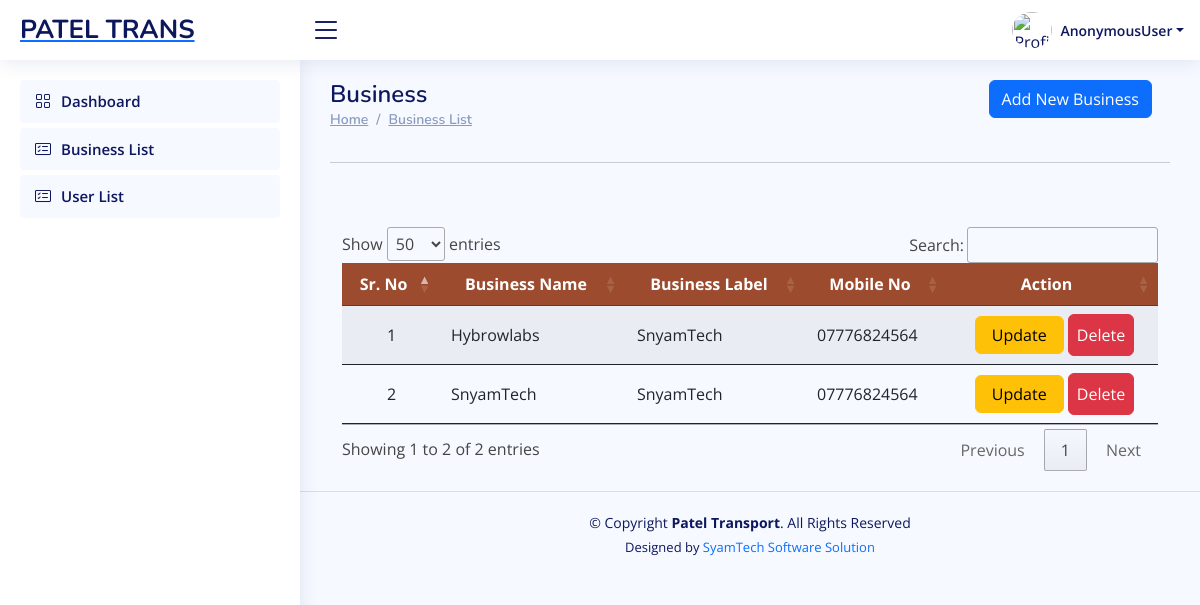
Before: /developer/business_list/ with the older database file.
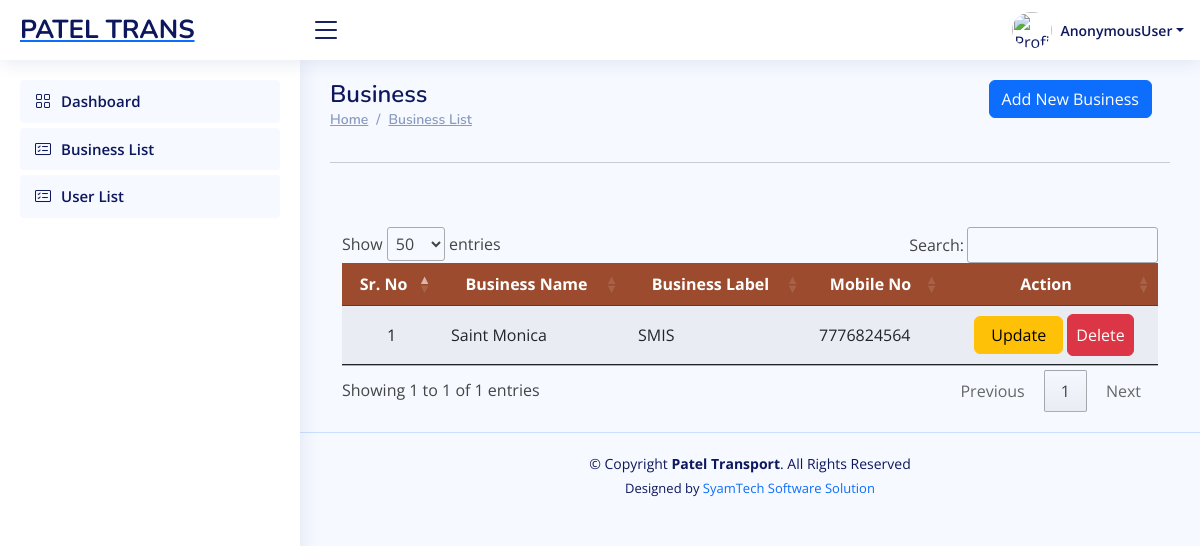
After: the same page with the newer database file.
### Developer/models.py (models this page shows, shortened)
class Business(models.Model):
    business_name = models.CharField(max_length=100)
    business_label = models.CharField(max_length=15)
    mobile_number = models.CharField(max_length=15)
    alternate_mobile_number = models.CharField(max_length=15, null=True, blank=True)
    address = models.TextField(null=True, blank=True)
    email = models.EmailField(unique=True, null=True, blank=True)
    business_number=models.CharField(max_length=50, null=True, blank=True)
    created_at = models.DateTimeField(auto_now_add=True)
    updated_at = models.DateTimeField(auto_now=True)

### Developer/views.py (the view)
# urls.py: path('business_list/', business_list, name='developer_business_list'),
def business_list(request):
    form=BusinessForm()
    rec=Business.objects.select_related().order_by('-id')
    return render(request, 'developer_business_list.html',{'form':form,'rec':rec} )

### Developer/templates/developer_business_list.html (shortened to what this page needs)
{% extends "developer_base.html" %}
{% load crispy_forms_tags %}
{% block content %}
<main id="main" class="main">
    <div class="row">
        <div class="col-sm-6">
            <div class="pagetitle">
                <h1>Business</h1>
                <nav>
                    <ol class="breadcrumb">
                        <li class="breadcrumb-item"><a href="#">Home</a></li>
                        <li class="breadcrumb-item"><a href="#">Business List </a></li>
                    </ol>
                </nav>
            </div>
        </div>
        <div class="col-sm-6">
            <div class="container" style="max-width:97%;">
                <div class="text-lg-end text-start">
                    <a href="#" class="btn btn-primary" data-toggle="modal"
                        data-target="#model_create"> Add New Business</a>
                </div>
            </div>
        </div>
    </div>
    <section class="section dashboard">
<hr>
        <div class="container">
            <div class="row justify-content-center align-items-center">
                <div class="col-sm-12"> <br><br>
                    <div class="row">
                        <div class="container" style=" overflow:scroll;">
                            <table id="driver_table" class="table table-striped "
                                style="overflow:scroll; width:100%;min-width: max-content;">
                                <thead>
                                    <tr style="background:#9c4b2e;">
                                        <th scope="col" class="text-center text-white">Sr. No</th>
                                        <th scope="col" class="text-center text-white">Business Name</th>
                                        <th scope="col" class="text-center text-white">Business Label</th>
                                        <th scope="col" class="text-center text-white">Mobile No</th>
                                        <th scope="col" class="text-center text-white">Action</th>
                                    </tr>
                                </thead>
                                <tbody>
                                    {% if rec %}
                                    {% for r in rec %}
                                    <tr>
                                        <td class="text-center">{{ forloop.counter }}</td>
                                        <td class="text-left">{{ r.business_name|default_if_none:"----"}} </td>
                                        <td class="text-left">{{ r.business_label|default_if_none:"----" }} </td>
                                        <td class="text-left">{{  r.mobile_number|default_if_none:"----" }}</td>
                                        <td>
                                            <center>
                                                <a href="javascript:void(0);" data-url="{% url "developer_update_business" r.id %}" class="btn btn-warning    px-3" onclick="mini_window_2(this)">Update</a>
                                                <a href="{% url 'developer_delete_business' r.id %}" class="btn btn-danger px-2 py-2" onclick="confirmDelete(this); return false;">Delete</a>
                                            </center>
                                        </td>
                                    </tr>
                                    {% endfor %}
                                    {% endif %}
                                </tbody>
                            </table>
                        </div>
                    </div>
                </div>
            </div>
        </div>
</main>
{% endblock content %}

Changed rows visible on the page:
removed Business: business_name "Hybrowlabs", business_label "SnyamTech", mobile_number "07776824564"
removed Business: business_name "SnyamTech", business_label "SnyamTech", mobile_number "07776824564"
added Business: business_name "Saint Monica", business_label "SMIS", mobile_number "7776824564"
Other visible differences:
text written by a page script: "Show entries Search: Showing 1 to 2 of 2 entries Previous 1 Next" → "Show entries Search: Showing 1 to 1 of 1 entries Previous 1 Next"
